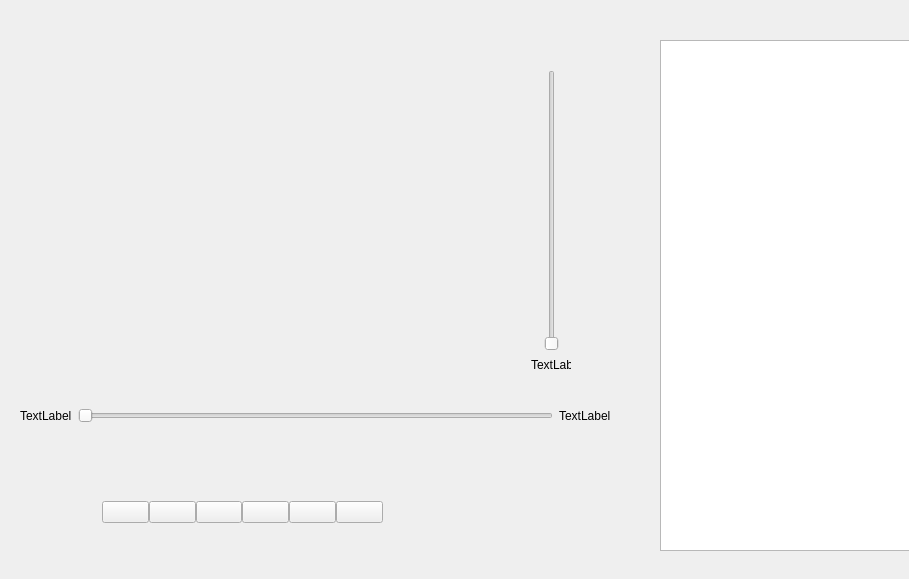
<?xml version="1.0" encoding="UTF-8"?>
<ui version="4.0">
 <class>MainWindow</class>
 <widget class="QMainWindow" name="MainWindow">
  <property name="geometry">
   <rect>
    <x>0</x>
    <y>0</y>
    <width>909</width>
    <height>579</height>
   </rect>
  </property>
  <property name="windowTitle">
   <string>MainWindow</string>
  </property>
  <widget class="QWidget" name="centralwidget">
   <widget class="QListWidget" name="musicList">
    <property name="geometry">
     <rect>
      <x>660</x>
      <y>40</y>
      <width>256</width>
      <height>511</height>
     </rect>
    </property>
   </widget>
   <widget class="QWidget" name="layoutWidget">
    <property name="geometry">
     <rect>
      <x>20</x>
      <y>400</y>
      <width>591</width>
      <height>31</height>
     </rect>
    </property>
    <layout class="QHBoxLayout" name="combine">
     <item>
      <widget class="QLabel" name="label_1">
       <property name="text">
        <string>TextLabel</string>
       </property>
      </widget>
     </item>
     <item>
      <widget class="QSlider" name="progressBar">
       <property name="orientation">
        <enum>Qt::Orientation::Horizontal</enum>
       </property>
      </widget>
     </item>
     <item>
      <widget class="QLabel" name="label_2">
       <property name="text">
        <string>TextLabel</string>
       </property>
      </widget>
     </item>
    </layout>
   </widget>
   <widget class="QSlider" name="volume_slider">
    <property name="geometry">
     <rect>
      <x>531</x>
      <y>70</y>
      <width>41</width>
      <height>281</height>
     </rect>
    </property>
    <property name="orientation">
     <enum>Qt::Orientation::Vertical</enum>
    </property>
   </widget>
   <widget class="QLabel" name="volume">
    <property name="geometry">
     <rect>
      <x>531</x>
      <y>357</y>
      <width>40</width>
      <height>16</height>
     </rect>
    </property>
    <property name="text">
     <string>TextLabel</string>
    </property>
   </widget>
   <widget class="QWidget" name="layoutWidget">
    <property name="geometry">
     <rect>
      <x>102</x>
      <y>482</y>
      <width>281</width>
      <height>61</height>
     </rect>
    </property>
    <layout class="QHBoxLayout" name="horizontalLayout">
     <property name="spacing">
      <number>0</number>
     </property>
     <item>
      <widget class="QPushButton" name="prevBtn">
       <property name="text">
        <string/>
       </property>
      </widget>
     </item>
     <item>
      <widget class="QPushButton" name="playBtn">
       <property name="text">
        <string/>
       </property>
      </widget>
     </item>
     <item>
      <widget class="QPushButton" name="nextBtn">
       <property name="text">
        <string/>
       </property>
      </widget>
     </item>
     <item>
      <widget class="QPushButton" name="modeBtn">
       <property name="text">
        <string/>
       </property>
      </widget>
     </item>
     <item>
      <widget class="QPushButton" name="listBtn">
       <property name="text">
        <string/>
       </property>
      </widget>
     </item>
     <item>
      <widget class="QPushButton" name="changeBgBtn">
       <property name="text">
        <string/>
       </property>
      </widget>
     </item>
    </layout>
   </widget>
  </widget>
 </widget>
 <resources/>
 <connections/>
</ui>
